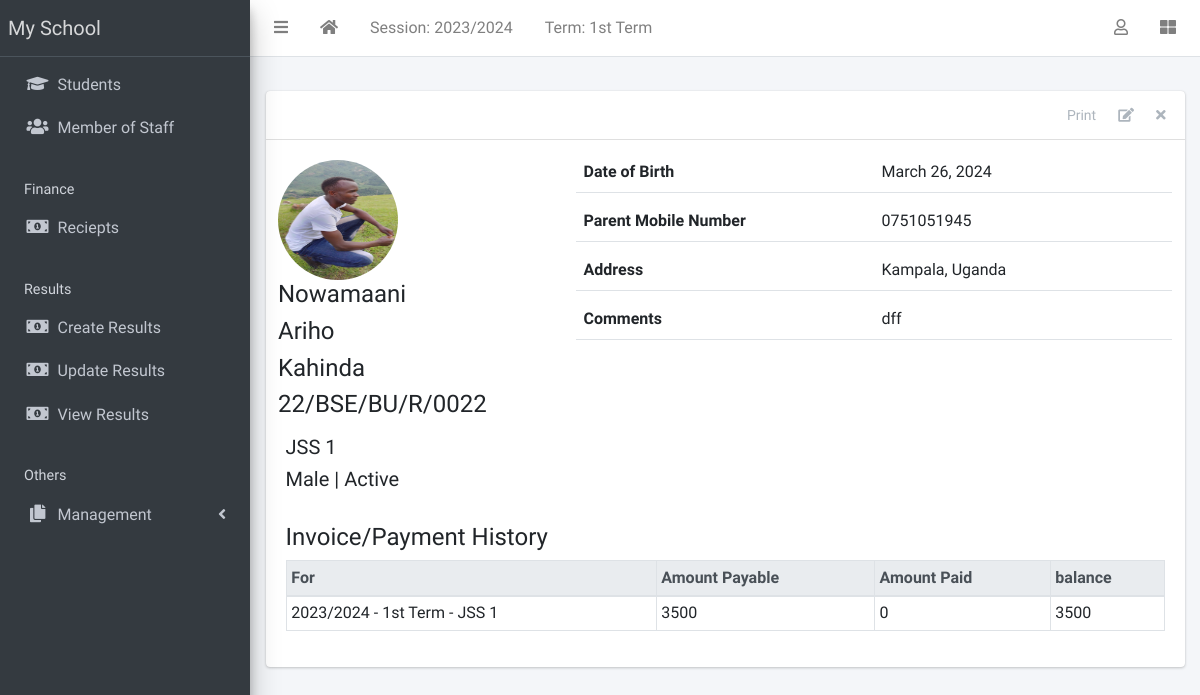
Before: /student/1/ (signed in) with the older database file.
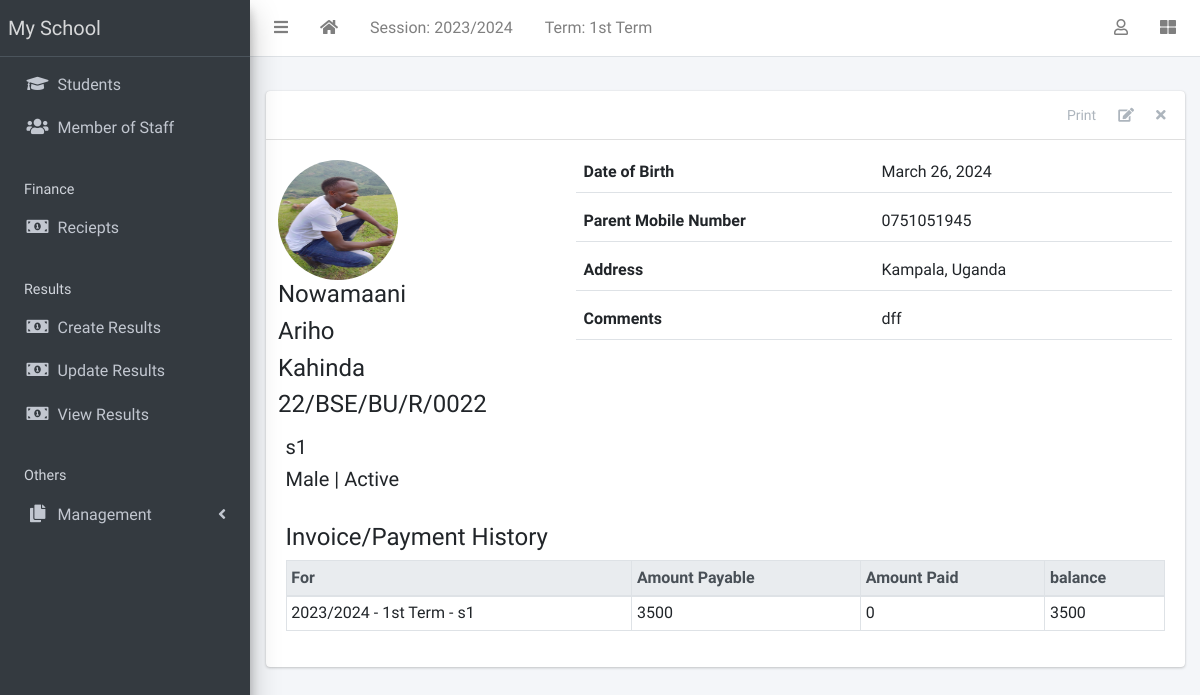
After: the same page with the newer database file.
### apps/students/models.py (models this page shows, shortened)
class Student(models.Model):
    STATUS_CHOICES = [("active", "Active"), ("inactive", "Inactive")]
    GENDER_CHOICES = [("male", "Male"), ("female", "Female")]
    current_status = models.CharField(
        max_length=10, choices=STATUS_CHOICES, default="active"
    )
    registration_number = models.CharField(max_length=200, unique=True)
    surname = models.CharField(max_length=200)
    firstname = models.CharField(max_length=200)
    other_name = models.CharField(max_length=200, blank=True)
    gender = models.CharField(max_length=10, choices=GENDER_CHOICES, default="male")
    date_of_birth = models.DateField(default=timezone.now)
    current_class = models.ForeignKey(
        StudentClass, on_delete=models.SET_NULL, blank=True, null=True
    )
    date_of_admission = models.DateField(default=timezone.now)
    mobile_num_regex = RegexValidator(
        regex="^[0-9]{10,15}$", message="Entered mobile number isn't in a right format!"
    )
    parent_mobile_number = models.CharField(
        validators=[mobile_num_regex], max_length=13, blank=True
    )
    address = models.TextField(blank=True)
    others = models.TextField(blank=True)
    passport = models.ImageField(blank=True, upload_to="students/passports/")
    class Meta:
        ordering = ["surname", "firstname", "other_name"]

### apps/corecode/models.py (models this page shows)
class StudentClass(models.Model):
    name = models.CharField(max_length=200, unique=True)
    class Meta:
        verbose_name = "Class"
        verbose_name_plural = "Classes"
        ordering = ["name"]
    def __str__(self):
        return self.name

class AcademicSession(models.Model):
    name = models.CharField(max_length=200, unique=True)
    current = models.BooleanField(default=True)
    class Meta:
        ordering = ["-name"]
    def __str__(self):
        return self.name

class AcademicTerm(models.Model):
    name = models.CharField(max_length=20, unique=True)
    current = models.BooleanField(default=True)
    class Meta:
        ordering = ["name"]
    def __str__(self):
        return self.name

### apps/finance/models.py (models this page shows, shortened)
class Invoice(models.Model):
    student = models.ForeignKey(Student, on_delete=models.CASCADE)
    session = models.ForeignKey(AcademicSession, on_delete=models.CASCADE)
    term = models.ForeignKey(AcademicTerm, on_delete=models.CASCADE)
    class_for = models.ForeignKey(StudentClass, on_delete=models.CASCADE)
    balance_from_previous_term = models.IntegerField(default=0)
    status = models.CharField(
        max_length=20,
        choices=[("active", "Active"), ("closed", "Closed")],
        default="active",
    )
    class Meta:
        ordering = ["student", "term"]
    def balance(self):
        payable = self.total_amount_payable()
        paid = self.total_amount_paid()
        return payable - paid
    def amount_payable(self):
        items = InvoiceItem.objects.filter(invoice=self)
        total = 0
        for item in items:
            total += item.amount
        return total
    def total_amount_payable(self):
        return self.balance_from_previous_term + self.amount_payable()
    def total_amount_paid(self):
        receipts = Receipt.objects.filter(invoice=self)
        amount = 0
        for receipt in receipts:
            amount += receipt.amount_paid
        return amount

class InvoiceItem(models.Model):
    invoice = models.ForeignKey(Invoice, on_delete=models.CASCADE)
    description = models.CharField(max_length=200)
    amount = models.IntegerField()

### apps/students/views.py (the view)
# urls.py: path("<int:pk>/", StudentDetailView.as_view(), name="student-detail"),
class StudentDetailView(LoginRequiredMixin, DetailView):
    model = Student
    template_name = "students/student_detail.html"
    def get_context_data(self, **kwargs):
        context = super(StudentDetailView, self).get_context_data(**kwargs)
        context["payments"] = Invoice.objects.filter(student=self.object)
        return context

### apps/corecode/context_processors.py (called while the page is built)
def site_defaults(request):
    current_session = AcademicSession.objects.get(current=True)
    current_term = AcademicTerm.objects.get(current=True)
    vals = SiteConfig.objects.all()
    contexts = {
        "current_session": current_session.name,
        "current_term": current_term.name,
    }
    for val in vals:
        contexts[val.key] = val.value
    return contexts

### apps/students/templates/students/student_detail.html
{% extends 'base.html' %}
{% load static %}
{% block content-header %}
<div class="card-header">
  <div class="card-tools">
    <a href="#" class="btn btn-tool">Print</a>
    <a href="{% url 'student-update' object.id %}" class="btn btn-tool">
      <i class="fas fa-edit"></i>
    </a>
    <a href="{% url 'student-delete' object.id %}" class="btn btn-tool">
      <i class="fas fa-times"></i>
    </a>
  </div>
</div>
{% endblock content-header %}
{% block content %}
    <div class="row mb-4">
      <div class="col-sm-4">
        <div class="row mb-2">
          {% if object.passport %}
            <img
              src="{{ object.passport.url }}"
              class="float-left rounded-circle mr-3" style="width: 120px; height: 120px;">
          {% else %}
            <img
              src="{% static 'dist/img/avatar.png' %}"
              class="float-left rounded-circle mr-3" style="width: 120px; height: 120px;">
          {% endif %}
          <div class="float-right">
            <h4>{{ object.surname }} </h4>
            <h4>{{ object.firstname }} </h4>
            <h4>{{ object.other_name }} </h4>
            <h4>{{ object.registration_number }} </h4>
          </div>
        </div>
        <h5>{{ object.current_class }} </h5>
        <h5>{{ object.get_gender_display }} | {{ object.get_current_status_display }}</h5>
      </div>
      <div class="col-sm-8">
        <div>
          <div class="form-group border-bottom row">
            <label class="col">
              Date of Birth
            </label>
            <div class="col">
              {{ object.date_of_birth }}
            </div>
          </div>
          <div class="form-group border-bottom row">
            <label class="col">
              Parent Mobile Number
            </label>
            <div class="col">
              {{ object.parent_mobile_number}}
            </div>
          </div>
          <div class="form-group border-bottom row">
            <label class="col">
              Address
            </label>
            <div class="col">
              {{ object.address }}
            </div>
          </div>
          <div class="form-group border-bottom row">
            <label class="col">
              Comments
            </label>
            <div class="col">
              {{ object.others }}
            </div>
          </div>
        </div>
      </div>
    </div>
    <h4>Invoice/Payment History</h4>
    {% if payments %}
      <table class="table table-sm table-bordered table-hover">
        <thead class="thead-light">
          <tr>
            <th>For</th>
            <th>Amount Payable</th>
            <th>Amount Paid</th>
            <th>balance</th>
          </tr>
        </thead>
        <tbody>
          {% for payment in payments %}
            <tr class='clickable-row' data-href="{% url 'invoice-detail' payment.id %}">
              <td>{{payment.session}} - {{payment.term}} - {{ payment.class_for}}</td>
              <td>{{payment.total_amount_payable}}</td>
              <td>{{payment.total_amount_paid}}</td>
              <td>{{payment.balance}}</td>
            </tr>
          {% endfor %}
        </tbody>
      </table>
    {% else %}
        <p>There are no payment history for {{object}}</p>
    {% endif %}
{% endblock content %}

Changed rows visible on the page:
changed through a linked row, Student "Nowamaani": current_class "JSS 1" → "s1"
changed through a linked row, Invoice "1st Term": class_for "JSS 1" → "s1"
